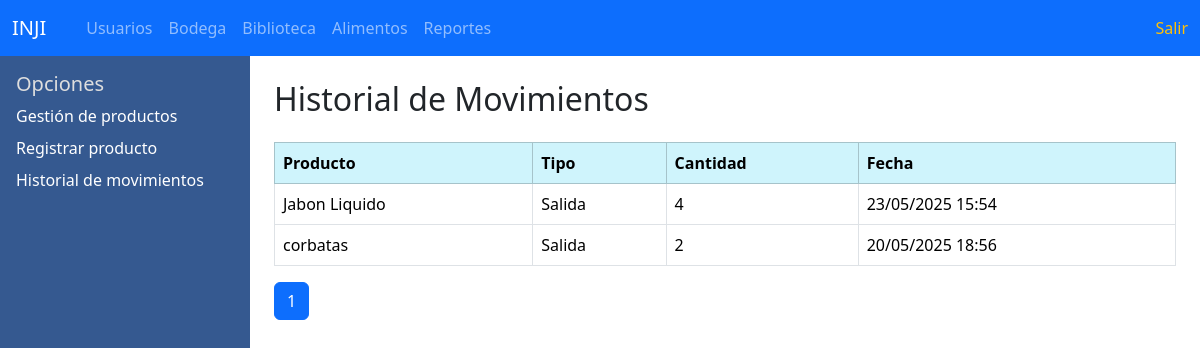
The page /departamentos/bodega/bodega.php?vista=movimientos (signed in) on the database its author committed.
### tables this page shows
CREATE TABLE `movimientos_bodega` (
  `id` int UNSIGNED NOT NULL,
  `producto_id` int UNSIGNED NOT NULL,
  `tipo` enum('entrada','salida') DEFAULT NULL,
  `cantidad` int NOT NULL,
  `fecha` timestamp NOT NULL DEFAULT CURRENT_TIMESTAMP
);

CREATE TABLE `productos_bodega` (
  `id` int UNSIGNED NOT NULL,
  `nombre` varchar(100) NOT NULL,
  `descripcion` text,
  `cantidad` int NOT NULL DEFAULT '0',
  `creado_en` timestamp NOT NULL DEFAULT CURRENT_TIMESTAMP,
  `precio` decimal(10,2) NOT NULL DEFAULT '0.00'
);

### departamentos/bodega/historial_movimientos.php (the view)
<?php
include '../../conexion.php';
$movimientosPorPagina = 2;
$pagina = isset($_GET['pagina']) ? (int)$_GET['pagina'] : 1;
$inicio = ($pagina - 1) * $movimientosPorPagina;
$totalMovimientosQuery = "SELECT COUNT(*) AS total FROM movimientos_bodega";
$totalMovimientosResult = mysqli_query($conexion, $totalMovimientosQuery);
$totalMovimientos = mysqli_fetch_assoc($totalMovimientosResult)['total'];
$totalPaginas = ceil($totalMovimientos / $movimientosPorPagina);
$sql = "SELECT m.*, p.nombre
        FROM movimientos_bodega m
        JOIN productos_bodega p ON m.producto_id = p.id
        ORDER BY m.fecha DESC
        LIMIT $inicio, $movimientosPorPagina";
$result = mysqli_query($conexion, $sql);
?>
<h2>Historial de Movimientos</h2>
<table class="table table-bordered table-hover mt-4">
  <thead class="table-info">
    <tr>
      <th>Producto</th>
      <th>Tipo</th>
      <th>Cantidad</th>
      <th>Fecha</th>
    </tr>
  </thead>
  <tbody>
    <?php while ($row = mysqli_fetch_assoc($result)) { ?>
      <tr>
        <td><?= htmlspecialchars($row['nombre']) ?></td>
        <td><?= ucfirst($row['tipo']) ?></td>
        <td><?= $row['cantidad'] ?></td>
        <td><?= date('d/m/Y H:i', strtotime($row['fecha'])) ?></td>
      </tr>
    <?php } ?>
  </tbody>
</table>
<nav>
  <ul class="pagination">
    <?php for ($i = 1; $i <= $totalPaginas; $i++): ?>
      <li class="page-item <?= ($i == $pagina) ? 'active' : '' ?>">
        <a class="page-link" href="?vista=movimientos&pagina=<?= $i ?>"><?= $i ?></a>
      </li>
    <?php endfor; ?>
  </ul>
</nav>

### departamentos/bodega/style.css (style rules this page uses)
body { height: 100vh; overflow: hidden; }

### rows shown on the page
movimientos_bodega: producto.nombre "Jabon Liquido", tipo "Salida", cantidad "4", fecha "23/05/2025 15:54"
movimientos_bodega: producto.nombre "corbatas", tipo "Salida", cantidad "2", fecha "20/05/2025 18:56"
